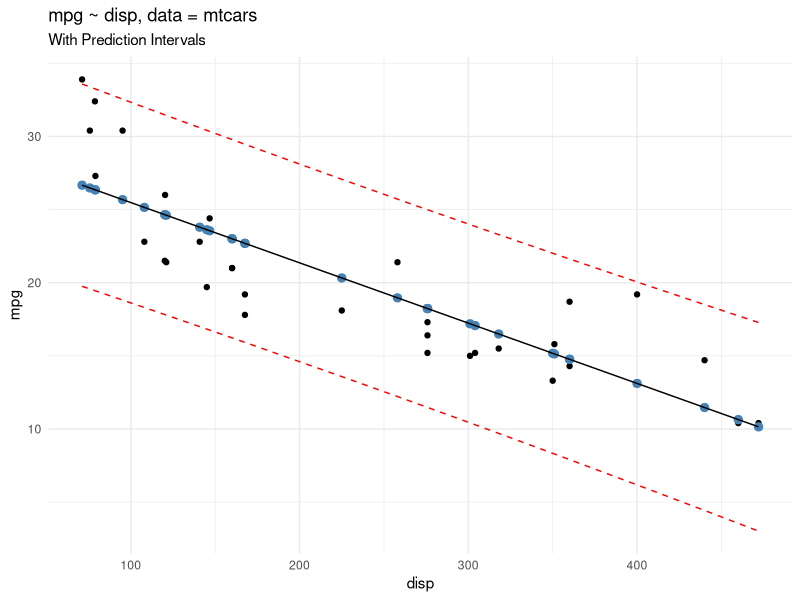

Write R code to recreate this figure.
## ---- chunk 1
# Fit a linear model
model <- lm(mpg ~ disp, data = mtcars)

# Create a prediction interval
prediction_intervals <- predict(
  model, 
  newdata = mtcars, 
  interval = "prediction", 
  level = 0.95
  )

# Print the prediction interval
head(prediction_intervals)
## ---- chunk 2
full_res <- cbind(mtcars, prediction_intervals)

head(full_res)
## ---- chunk 3
library(ggplot2)

full_res |>
  ggplot(aes(x = disp, y = mpg)) +
  geom_point() +
  geom_point(aes(y = fit), col = "steelblue", size = 2.5) +
  geom_line(aes(y = fit)) +
  geom_line(aes(y = lwr), linetype = "dashed", col = "red") +
  geom_line(aes(y = upr), linetype = "dashed", col = "red") +
  theme_minimal() +
  labs(
    title = "mpg ~ disp, data = mtcars",
    subtitle = "With Prediction Intervals"
  )
